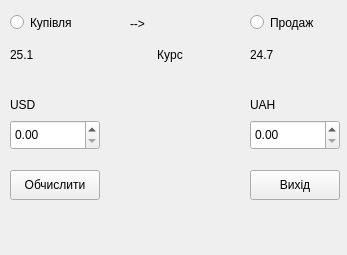
<?xml version="1.0" encoding="UTF-8"?>
<ui version="4.0">
 <class>MainWindow</class>
 <widget class="QMainWindow" name="MainWindow">
  <property name="geometry">
   <rect>
    <x>0</x>
    <y>0</y>
    <width>347</width>
    <height>255</height>
   </rect>
  </property>
  <property name="mouseTracking">
   <bool>false</bool>
  </property>
  <property name="windowTitle">
   <string>MainWindow</string>
  </property>
  <widget class="QWidget" name="centralwidget">
   <widget class="QRadioButton" name="BuyButton">
    <property name="geometry">
     <rect>
      <x>10</x>
      <y>10</y>
      <width>91</width>
      <height>25</height>
     </rect>
    </property>
    <property name="text">
     <string>Купівля</string>
    </property>
   </widget>
   <widget class="QRadioButton" name="SellButton">
    <property name="geometry">
     <rect>
      <x>250</x>
      <y>10</y>
      <width>91</width>
      <height>25</height>
     </rect>
    </property>
    <property name="minimumSize">
     <size>
      <width>91</width>
      <height>0</height>
     </size>
    </property>
    <property name="tabletTracking">
     <bool>false</bool>
    </property>
    <property name="autoFillBackground">
     <bool>false</bool>
    </property>
    <property name="text">
     <string>Продаж</string>
    </property>
   </widget>
   <widget class="QLabel" name="ArrowLabel">
    <property name="geometry">
     <rect>
      <x>130</x>
      <y>14</y>
      <width>80</width>
      <height>21</height>
     </rect>
    </property>
    <property name="styleSheet">
     <string notr="true">QLabel {
	qproperty-alignment: 'AlignCenter';
}</string>
    </property>
    <property name="text">
     <string>&lt;html&gt;&lt;head/&gt;&lt;body&gt;&lt;p&gt;--&amp;gt;&lt;/p&gt;&lt;/body&gt;&lt;/html&gt;</string>
    </property>
   </widget>
   <widget class="QLabel" name="label_2">
    <property name="geometry">
     <rect>
      <x>10</x>
      <y>90</y>
      <width>90</width>
      <height>30</height>
     </rect>
    </property>
    <property name="text">
     <string>&lt;html&gt;&lt;head/&gt;&lt;body&gt;&lt;p&gt;USD&lt;/p&gt;&lt;/body&gt;&lt;/html&gt;</string>
    </property>
   </widget>
   <widget class="QLabel" name="label_3">
    <property name="geometry">
     <rect>
      <x>250</x>
      <y>90</y>
      <width>90</width>
      <height>30</height>
     </rect>
    </property>
    <property name="minimumSize">
     <size>
      <width>81</width>
      <height>0</height>
     </size>
    </property>
    <property name="text">
     <string>&lt;html&gt;&lt;head/&gt;&lt;body&gt;&lt;p&gt;UAH&lt;/p&gt;&lt;/body&gt;&lt;/html&gt;</string>
    </property>
   </widget>
   <widget class="QLabel" name="label_4">
    <property name="geometry">
     <rect>
      <x>130</x>
      <y>40</y>
      <width>80</width>
      <height>30</height>
     </rect>
    </property>
    <property name="text">
     <string>&lt;html&gt;&lt;head/&gt;&lt;body&gt;&lt;p align=&quot;center&quot;&gt;Курс&lt;/p&gt;&lt;/body&gt;&lt;/html&gt;</string>
    </property>
   </widget>
   <widget class="QPushButton" name="ResultButton">
    <property name="geometry">
     <rect>
      <x>10</x>
      <y>170</y>
      <width>90</width>
      <height>30</height>
     </rect>
    </property>
    <property name="text">
     <string>Обчислити</string>
    </property>
   </widget>
   <widget class="QPushButton" name="ExitButton">
    <property name="geometry">
     <rect>
      <x>250</x>
      <y>170</y>
      <width>90</width>
      <height>30</height>
     </rect>
    </property>
    <property name="minimumSize">
     <size>
      <width>81</width>
      <height>0</height>
     </size>
    </property>
    <property name="text">
     <string>Вихід</string>
    </property>
   </widget>
   <widget class="QDoubleSpinBox" name="LeftCurrency">
    <property name="geometry">
     <rect>
      <x>10</x>
      <y>120</y>
      <width>90</width>
      <height>30</height>
     </rect>
    </property>
   </widget>
   <widget class="QDoubleSpinBox" name="RightCurrency">
    <property name="geometry">
     <rect>
      <x>250</x>
      <y>120</y>
      <width>90</width>
      <height>30</height>
     </rect>
    </property>
   </widget>
   <widget class="QLabel" name="CurrencyBuyLabel">
    <property name="geometry">
     <rect>
      <x>10</x>
      <y>40</y>
      <width>90</width>
      <height>30</height>
     </rect>
    </property>
    <property name="styleSheet">
     <string notr="true">QLabel {
	border: 1px solid gray;
}

background-color: white;</string>
    </property>
    <property name="text">
     <string>25.1</string>
    </property>
    <property name="alignment">
     <set>Qt::AlignLeading|Qt::AlignLeft|Qt::AlignVCenter</set>
    </property>
   </widget>
   <widget class="QLabel" name="CurrencySellLabel">
    <property name="geometry">
     <rect>
      <x>250</x>
      <y>40</y>
      <width>90</width>
      <height>30</height>
     </rect>
    </property>
    <property name="styleSheet">
     <string notr="true">QLabel {
	border: 1px solid gray;
}

background-color: white;</string>
    </property>
    <property name="text">
     <string>24.7</string>
    </property>
   </widget>
  </widget>
 </widget>
 <resources/>
 <connections/>
</ui>
